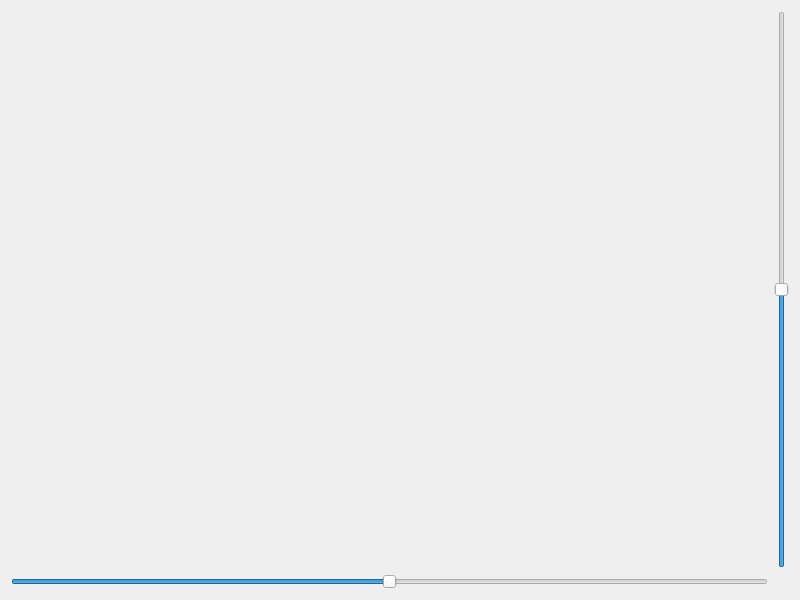
<?xml version="1.0" encoding="UTF-8"?>
<ui version="4.0">
 <class>frmGaugePlane</class>
 <widget class="QWidget" name="frmGaugePlane">
  <property name="geometry">
   <rect>
    <x>0</x>
    <y>0</y>
    <width>800</width>
    <height>600</height>
   </rect>
  </property>
  <property name="windowTitle">
   <string>Form</string>
  </property>
  <layout class="QGridLayout" name="gridLayout">
   <item row="0" column="0">
    <widget class="GaugePlane" name="gaugePlane" native="true"/>
   </item>
   <item row="0" column="1">
    <widget class="QSlider" name="verticalSlider">
     <property name="minimum">
      <number>-100</number>
     </property>
     <property name="maximum">
      <number>100</number>
     </property>
     <property name="value">
      <number>0</number>
     </property>
     <property name="sliderPosition">
      <number>0</number>
     </property>
     <property name="orientation">
      <enum>Qt::Vertical</enum>
     </property>
    </widget>
   </item>
   <item row="1" column="0">
    <widget class="QSlider" name="horizontalSlider">
     <property name="minimum">
      <number>-180</number>
     </property>
     <property name="maximum">
      <number>180</number>
     </property>
     <property name="orientation">
      <enum>Qt::Horizontal</enum>
     </property>
    </widget>
   </item>
  </layout>
 </widget>
 <layoutdefault spacing="6" margin="11"/>
 <customwidgets>
  <customwidget>
   <class>GaugePlane</class>
   <extends>QWidget</extends>
   <header>gaugeplane.h</header>
   <container>1</container>
   <slots>
    <slot>setDegValue(int)</slot>
    <slot>setRollValue(int)</slot>
   </slots>
  </customwidget>
 </customwidgets>
 <resources/>
 <connections/>
</ui>
